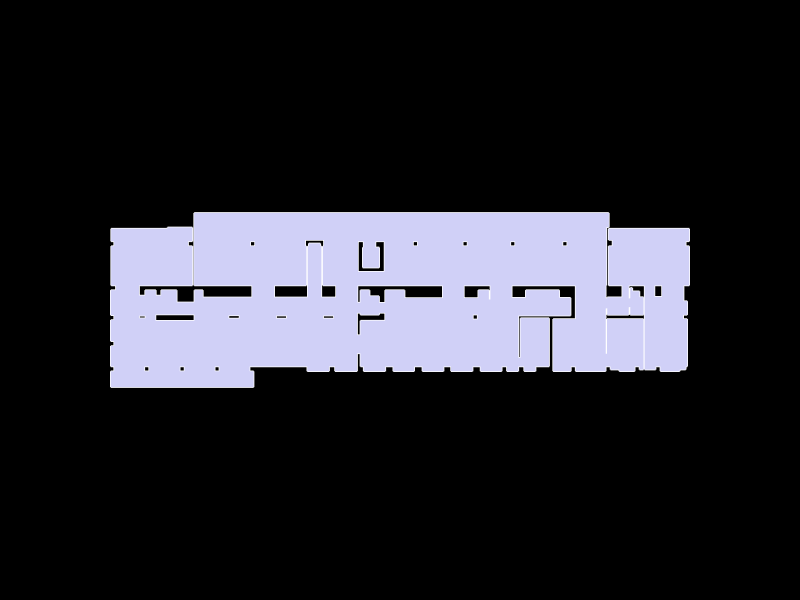

The notebook cell saved with this chart:
### Markdown cell above
### Show geometry

### Code cell
Topology.Show(floorplan,
              camera=[0,0,6],
              faceColor=[210,210,250],
              faceOpacity=1,
              edgeColor="white",
              edgeWidth=3,
              showVertices=False,
              backgroundColor="black",
              width=800,
              height=600,
              renderer = renderer)

### Figure 1 — Plotly figure (JSON) as saved in the notebook; plotly's stock layout.template omitted (floating-point values rounded to 4 significant figures; data arrays with more than 128 entries replaced by an {"elided": "..."} marker saying what was removed)
{"data": [{"hoverinfo": "text", "legendgroup": "2", "legendrank": 2, "line": {"color": "white", "dash": "solid", "width": 3}, "marker": {"size": 0}, "mode": "lines", "name": "1: Untitled (Edges)", "showlegend": false, "text": "", "type": "scatter3d", "x": {"elided": "924 float values"}, "y": {"elided": "924 float values"}, "z": {"elided": "924 int values"}}, {"cmax": 1, "cmin": 0, "color": "#D2D2FA", "colorscale": [[0, "#440154"], [0.1111, "#482878"], [0.2222, "#3e4989"], [0.3333, "#31688e"], [0.4444, "#26828e"], [0.5556, "#1f9e89"], [0.6667, "#35b779"], [0.7778, "#6ece58"], [0.8889, "#b5de2b"], [1, "#fde725"]], "flatshading": true, "hoverinfo": "text", "hovertext": "", "i": {"elided": "346 int values"}, "j": {"elided": "346 int values"}, "k": {"elided": "346 int values"}, "legendgroup": "3", "legendrank": 3, "lighting": {"facenormalsepsilon": 0}, "name": "1: Untitled (Faces)", "opacity": 1, "showlegend": false, "showscale": false, "text": "", "type": "mesh3d", "x": {"elided": "308 float values"}, "y": {"elided": "308 float values"}, "z": {"elided": "308 int values"}}], "layout": {"autosize": true, "height": 600, "margin": {"b": 40, "l": 40, "r": 40, "t": 40}, "paper_bgcolor": "#000000", "plot_bgcolor": "#000000", "scene": {"aspectmode": "data", "camera": {"center": {"x": 0, "y": 0, "z": 0}, "eye": {"x": 0, "y": 0, "z": 6}, "projection": {"type": "perspective"}, "up": {"x": 0, "y": 1, "z": 0}}, "xaxis": {"visible": false}, "yaxis": {"visible": false}, "zaxis": {"visible": false}}, "showlegend": true, "width": 800, "xaxis": {"showgrid": false, "visible": false, "zeroline": false}, "yaxis": {"showgrid": false, "visible": false, "zeroline": false}}}
